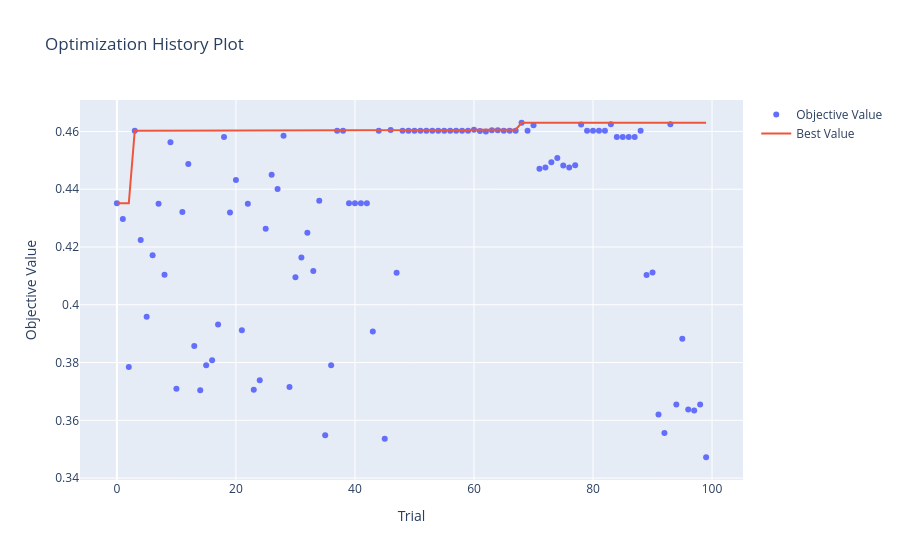

The notebook cell saved with this chart:
### Markdown cell above
Train and optimize the model:

### Code cell
(optimized_SVM, 
train_metrics_mean_SVM,
train_metrics_std_SVM, 
val_metrics_mean_SVM, 
val_metrics_std_SVM, 
test_metrics_SVM,
tpr_SVM, fpr_SVM,
precs_SVM, recs_SVM) = optimize_model_optuna_search(pipe_SVM, params_dist_SVM, 
                                    X_train, y_train, X_test, y_test, 
                                    cv=my_cv)
